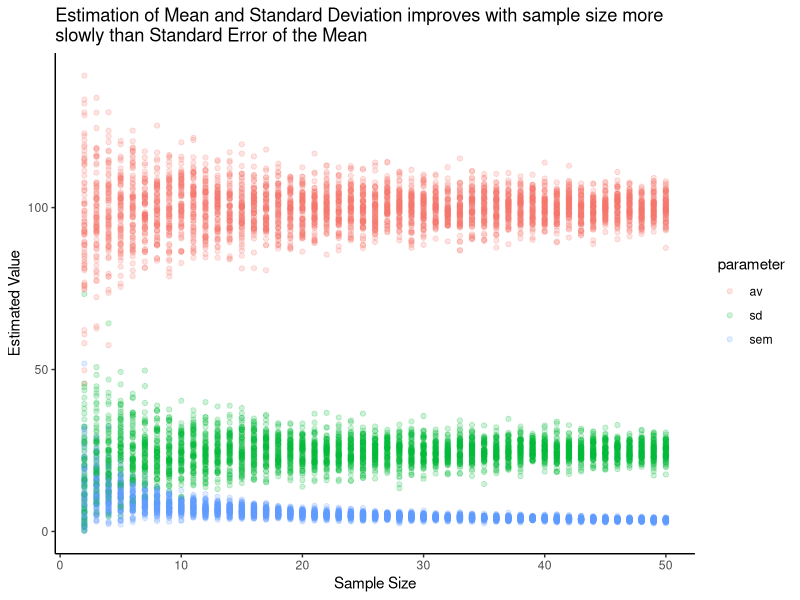

Here is the R script that generated this plot:

###### Mean_SD_SEM Plot using tidyr/dplyr ######

# I wanted to post this for 2 reasons

## 1) The first time I attempted this practice problem after TJ gave it to our class, I utterly failed, 
## so I wanted to take another swing at it

## 2) This method does not rely on knowing the exact dimensions of a complex matrix (ie more than 2 dimensions)
## There is nothing wrong with the matrix method, but I have found recently that using lists and dplyr's nest() and unnest() functions
## are extremely powerful and can allow you to organize vast amounts of data that are of different dimensions and/or types

# NOTE: If you download this, I encourage you to check out the PRACTICE ZONE at the bottom. I've placed a single function on each line. This is more "interactive" and
# was basically how I step by step built my function until it was complete. Selectively comment out functions or change arguments
# and see how the data object you build responds

library(tidyverse)

m = 100     #mean
sd = 25     #standard deviation
n = c(2:50) #sample sizes
r = 75      #replications

l = list()                                               #Create and empty list to store values in

for(i in c(n)) {
  l[[i-1]] <- 
    replicate(r, rnorm(i, m, sd)) %>%                    #Immediately, I want to generate the 75 values of my sample size.
    as.data.frame() %>%                                  #Convert from list to data.frame
    mutate(sample_size = i) %>%                          #Create a column for sample size
    pivot_longer(cols = -sample_size,                    #Pivot the table to be longer for each column except sample size
                 names_to = "iteration", 
                 names_prefix = "V",                     #This line removes the "V" that's placed in column names
                 values_to = "values") %>% 
    group_by(iteration, sample_size) %>%                 #Group by iteration since we are summarizing from this long data.frame. Need to group_by sample_size too even thought there should only be one sample_size at a time in the loop. Why is this? Delete sample_size and replace it in the interactive to see
    summarise(av = mean(values), sd = sd(values)) %>%    #Summarize mean and sd first
    mutate(sem = sd/sqrt(sample_size)) %>%               #Then mutate (not summarize) to generate an sem score by using the sd and sample_size row-wise
    ungroup() %>% group_by(sample_size) %>%              #Ungroup to ungroup by iteration, then regroup by sample_size for the nesting
    nest() %>%                                           #Nest that long data.frame object into a single row of a "super" data.frame
    ungroup()                                            #Ungroup before we save into the list to have a completely ungrouped list object. This will be useful in the next step
}

l %>% cbind() %>% as.data.frame() %>%                    #Kind of counterintuitively, you need to cbind instead of rbind. But check out the output by doing l %>% cbind() %>% as.data.frame() down below, and you'll see what your output is
  unnest(cols = c(.)) %>% unnest(cols = c(data)) %>%     #Unnest two times. Yes, two times. Look below to see what each unnest() call does to the object
  select(-iteration) %>%                                 
  pivot_longer(cols = -sample_size,                      
               names_to = "parameter", 
               values_to = "value") %>% 
  ggplot(aes(sample_size, value, color = parameter))+
  geom_point(alpha = 0.2)+
  theme_classic()+
  xlab("Sample Size") + ylab("Estimated Value")+
  ggtitle("Estimation of Mean and Standard Deviation improves with sample size more 
slowly than Standard Error of the Mean")


################################################################################################

## PRACTICE ZONE

#Each function is placed on its own line to make it easy to comment out a line and see the output.

## Note: when you are uncommenting lines, be sure that you don't accidentally leave an unwanted pipe (%>%)! 

#for(i in c(2:5)) {
#  replicate(75, rnorm(i, m, sd)) %>% 
#    as.data.frame() %>% 
#    mutate(sample_size = i) %>% 
#    pivot_longer(cols = -sample_size, names_to = "iteration", names_prefix = "V", values_to = "values") %>% 
#    group_by(iteration, sample_size) %>% 
#    summarise(av = mean(values), sd = sd(values)) %>% 
#    mutate(sem = sd/sqrt(sample_size)) %>% 
#    ungroup() %>% 
#    group_by(sample_size) %>% 
#    nest() %>% 
#    ungroup() %>% 
#    print()
#}

#for(i in c(2:5)) {
#  l[[i-1]] <- replicate(75, rnorm(i, m, sd)) %>% 
#    as.data.frame() %>%                                                                                     
#    mutate(sample_size = i) %>% 
#    pivot_longer(cols = -sample_size, names_to = "iteration", names_prefix = "V", values_to = "values") %>% 
#    group_by(iteration, sample_size) %>% 
#    summarise(av = mean(values), sd = sd(values)) %>% 
#    mutate(sem = sd/sqrt(sample_size)) %>% 
#    ungroup() %>% 
#    group_by(sample_size) %>% 
#    nest() %>% 
#    ungroup() 
#}

#l %>% 
#  cbind() %>% 
#  as.data.frame() %>% 
#  unnest(cols = c(.)) %>% 
#  unnest(cols = c(data)) %>% 
#  select(-iteration) %>% 
#  pivot_longer(cols = -sample_size, names_to = "parameter", values_to = "value") %>% 
#  ggplot(aes(sample_size, value, color = parameter))+
#   geom_point(alpha = 0.2)+
#   theme_classic()+
#   xlab("Sample Size") + ylab("Estimated Value")+
#   ggtitle("Estimation of Mean and Standard Deviation improves with sample size more 
# slowly than Standard Error of the Mean")
